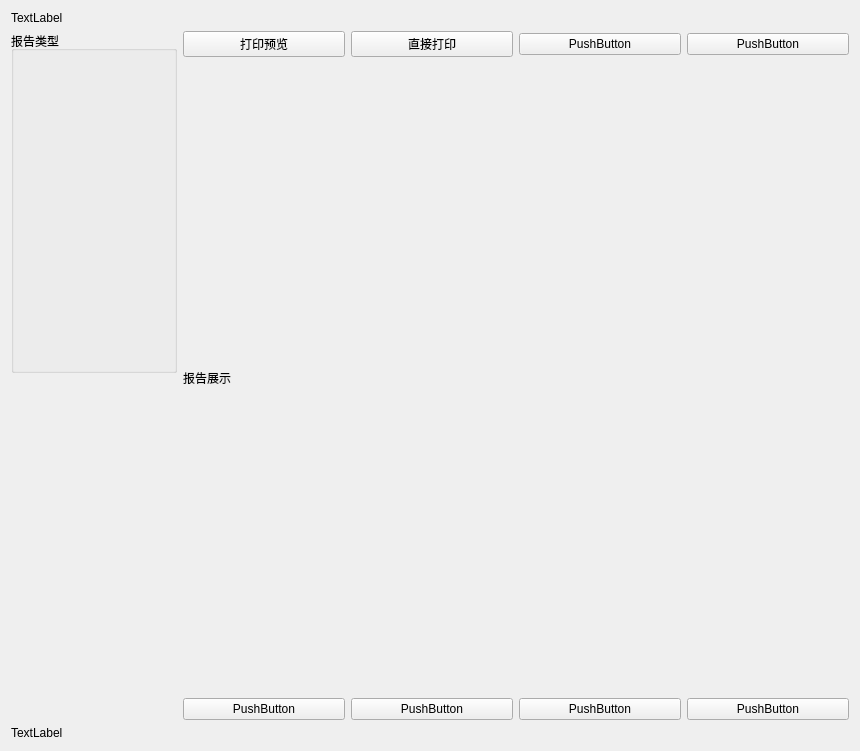
<?xml version="1.0" encoding="UTF-8"?>
<ui version="4.0">
 <class>CWidgetReportPrint</class>
 <widget class="QWidget" name="CWidgetReportPrint">
  <property name="geometry">
   <rect>
    <x>0</x>
    <y>0</y>
    <width>860</width>
    <height>751</height>
   </rect>
  </property>
  <property name="windowTitle">
   <string>Form</string>
  </property>
  <layout class="QVBoxLayout" name="verticalLayout" stretch="0,2,0">
   <item>
    <widget class="QLabel" name="label_4">
     <property name="text">
      <string>TextLabel</string>
     </property>
    </widget>
   </item>
   <item>
    <layout class="QHBoxLayout" name="horizontalLayout_2" stretch="1,4">
     <item>
      <layout class="QVBoxLayout" name="verticalLayout_3">
       <item>
        <widget class="QGroupBox" name="groupBox">
         <property name="title">
          <string>报告类型</string>
         </property>
        </widget>
       </item>
       <item>
        <widget class="QWidget" name="widget" native="true"/>
       </item>
      </layout>
     </item>
     <item>
      <layout class="QVBoxLayout" name="verticalLayout_4" stretch="0,1,0">
       <item>
        <layout class="QHBoxLayout" name="horizontalLayout_4">
         <item>
          <widget class="QPushButton" name="printPreview_Button">
           <property name="text">
            <string>打印预览</string>
           </property>
          </widget>
         </item>
         <item>
          <widget class="QPushButton" name="print_Button">
           <property name="text">
            <string>直接打印</string>
           </property>
          </widget>
         </item>
         <item>
          <widget class="QPushButton" name="pushButton_2">
           <property name="text">
            <string>PushButton</string>
           </property>
          </widget>
         </item>
         <item>
          <widget class="QPushButton" name="pushButton">
           <property name="text">
            <string>PushButton</string>
           </property>
          </widget>
         </item>
        </layout>
       </item>
       <item>
        <widget class="QLabel" name="label_5">
         <property name="text">
          <string>报告展示</string>
         </property>
        </widget>
       </item>
       <item>
        <layout class="QHBoxLayout" name="horizontalLayout_5">
         <item>
          <widget class="QPushButton" name="pushButton_7">
           <property name="text">
            <string>PushButton</string>
           </property>
          </widget>
         </item>
         <item>
          <widget class="QPushButton" name="pushButton_8">
           <property name="text">
            <string>PushButton</string>
           </property>
          </widget>
         </item>
         <item>
          <widget class="QPushButton" name="pushButton_6">
           <property name="text">
            <string>PushButton</string>
           </property>
          </widget>
         </item>
         <item>
          <widget class="QPushButton" name="pushButton_5">
           <property name="text">
            <string>PushButton</string>
           </property>
          </widget>
         </item>
        </layout>
       </item>
      </layout>
     </item>
    </layout>
   </item>
   <item>
    <widget class="QLabel" name="label">
     <property name="text">
      <string>TextLabel</string>
     </property>
    </widget>
   </item>
  </layout>
 </widget>
 <resources/>
 <connections/>
</ui>
